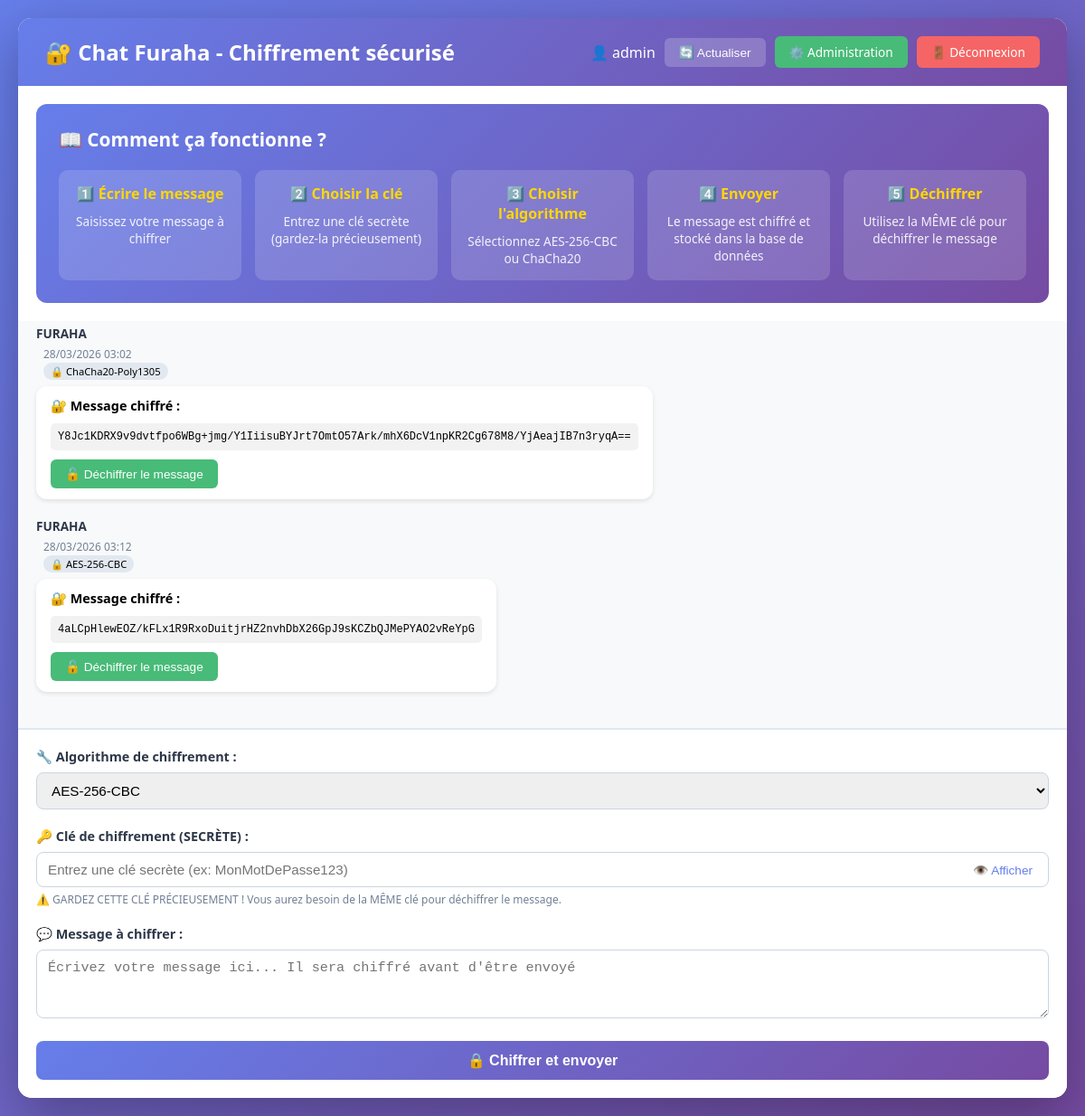
/chat.php (signed in), run on the app's committed database.
### tables this page shows
CREATE TABLE `message` (
  `id` int(11) NOT NULL,
  `contenu_chiffre` text NOT NULL,
  `date_envoi` timestamp NOT NULL DEFAULT current_timestamp(),
  `id_user` int(11) NOT NULL,
  `id_algorithme` int(11) NOT NULL
);

CREATE TABLE `utilisateur` (
  `id` int(11) NOT NULL,
  `username` varchar(50) NOT NULL,
  `password` varchar(255) NOT NULL,
  `est_bloque` tinyint(1) DEFAULT 0,
  `est_admin` tinyint(1) DEFAULT 0,
  `created_at` timestamp NOT NULL DEFAULT current_timestamp()
);

CREATE TABLE `algorithmes` (
  `id` int(11) NOT NULL,
  `libelle` varchar(100) NOT NULL,
  `created_at` timestamp NOT NULL DEFAULT current_timestamp()
);

### config.php (called while the page is built, shortened)
<?php
function estAdmin() {
    return isset($_SESSION['est_admin']) && $_SESSION['est_admin'] === true;
}
?>

### chat.php (the view, shortened to what this page needs)
<?php
require_once 'config.php';
require_once 'encrypt.php';
    ?>
    <?php
$stmt = $pdo->query("
    SELECT m.*, u.username, a.libelle as algorithme
    FROM message m
    JOIN utilisateur u ON m.id_user = u.id
    JOIN algorithmes a ON m.id_algorithme = a.id
    ORDER BY m.date_envoi DESC
    LIMIT 50
");
$messages = $stmt->fetchAll();
$stmt = $pdo->query("SELECT * FROM algorithmes");
$algorithmes = $stmt->fetchAll();
?>
<!DOCTYPE html>
<html lang="fr">
<head>
    <link rel="stylesheet" href="style.css">
</head>
<body>
    <div class="chat-container">
        <div class="chat-header">
            <h1>🔐 Chat Furaha - Chiffrement sécurisé</h1>
            <div class="header-actions">
                <span>👤 <?php echo htmlspecialchars($_SESSION['username']); ?></span>
                <button onclick="refreshMessages()" class="refresh-btn">🔄 Actualiser</button>
                <?php if (estAdmin()): ?>
                    <a href="admin.php" class="btn-admin">⚙️ Administration</a>
                <?php endif; ?>
                <a href="logout.php" class="btn-logout">🚪 Déconnexion</a>
            </div>
        </div>
        <div class="encryption-demo">
            <h3>📖 Comment ça fonctionne ?</h3>
            <div class="demo-steps">
                <div class="step">
                    <h4>1️⃣ Écrire le message</h4>
                    <p>Saisissez votre message à chiffrer</p>
                </div>
                <div class="step">
                    <h4>2️⃣ Choisir la clé</h4>
                    <p>Entrez une clé secrète (gardez-la précieusement)</p>
                </div>
                <div class="step">
                    <h4>3️⃣ Choisir l'algorithme</h4>
                    <p>Sélectionnez AES-256-CBC ou ChaCha20</p>
                </div>
                <div class="step">
                    <h4>4️⃣ Envoyer</h4>
                    <p>Le message est chiffré et stocké dans la base de données</p>
                </div>
                <div class="step">
                    <h4>5️⃣ Déchiffrer</h4>
                    <p>Utilisez la MÊME clé pour déchiffrer le message</p>
                </div>
            </div>
        </div>
        <div class="chat-messages" id="chatMessages">
            <?php if (empty($messages)): ?>
                <div style="text-align: center; color: #718096; padding: 40px;">
                    💬 Aucun message pour le moment. Soyez le premier à envoyer un message chiffré !
                </div>
            <?php else: ?>
                <?php foreach(array_reverse($messages) as $msg): ?>
                    <div class="message <?php echo $msg['id_user'] == $_SESSION['user_id'] ? 'message-own' : 'message-other'; ?>" data-msg-id="<?php echo $msg['id']; ?>">
                        <div class="message-header">
                            <strong><?php echo htmlspecialchars($msg['username']); ?></strong>
                            <small><?php echo date('d/m/Y H:i', strtotime($msg['date_envoi'])); ?></small>
                            <span class="algo-badge">🔒 <?php echo htmlspecialchars($msg['algorithme']); ?></span>
                        </div>
                        <div class="message-content" data-encrypted="<?php echo htmlspecialchars($msg['contenu_chiffre']); ?>" data-algo="<?php echo htmlspecialchars($msg['algorithme']); ?>">
                            <div class="encrypted-placeholder">
                                <p><strong>🔐 Message chiffré :</strong></p>
                                <div class="encrypted-text"><?php echo htmlspecialchars($msg['contenu_chiffre']); ?></div>
                                <button class="decrypt-btn" onclick="showDecryptPanel(this)">🔓 Déchiffrer le message</button>
                            </div>
                        </div>
                    </div>
                <?php endforeach; ?>
            <?php endif; ?>
        </div>
        <div class="chat-input">
            <form id="messageForm" onsubmit="sendMessage(event)">
                <div class="form-group">
                    <label for="algorithme">🔧 Algorithme de chiffrement :</label>
                    <select name="algorithme" id="algorithme" required>
                        <?php foreach($algorithmes as $algo): ?>
                            <option value="<?php echo htmlspecialchars($algo['libelle']); ?>">
                                <?php echo htmlspecialchars($algo['libelle']); ?>
                            </option>
                        <?php endforeach; ?>
                    </select>
                </div>
                <div class="form-group">
                    <label for="cle_chiffrement">🔑 Clé de chiffrement (SECRÈTE) :</label>
                    <div class="key-input-group">
                        <input type="password" name="cle_chiffrement" id="cle_chiffrement"
                               placeholder="Entrez une clé secrète (ex: MonMotDePasse123)" required autocomplete="off">
                        <button type="button" class="toggle-key" onclick="toggleKeyVisibility()">👁️ Afficher</button>
                    </div>
                    <small>⚠️ GARDEZ CETTE CLÉ PRÉCIEUSEMENT ! Vous aurez besoin de la MÊME clé pour déchiffrer le message.</small>
                </div>
                <div class="form-group">
                    <label for="message">💬 Message à chiffrer :</label>
                    <textarea name="message" id="message" rows="3"
                              placeholder="Écrivez votre message ici... Il sera chiffré avant d'être envoyé" required></textarea>
                </div>
                <button type="submit" class="btn-send" id="sendBtn">🔒 Chiffrer et envoyer</button>
            </form>
        </div>
    </div>
</body>
</html>

### style.css (style rules this page uses)
* { margin: 0; padding: 0; box-sizing: border-box; }
body { font-family: 'Segoe UI', Tahoma, Geneva, Verdana, sans-serif; background: linear-gradient(135deg, #667eea 0%, #764ba2 100%); min-height: 100vh; display: flex; justify-content: center; align-items: center; }
.container, .chat-container, .admin-container { width: 100%; max-width: 1200px; margin: 20px; background: white; border-radius: 10px; box-shadow: 0 10px 40px rgba(0,0,0,0.1); overflow: hidden; }
.form-group { margin-bottom: 20px; }
.form-group label { display: block; margin-bottom: 8px; font-weight: 600; color: #333; }
.form-group input, .form-group select, .form-group textarea { width: 100%; padding: 10px; border: 1px solid #ddd; border-radius: 5px; font-size: 16px; transition: border-color 0.3s; }
.btn-logout { background: #f56565; color: white; }
.btn-admin { background: #48bb78; color: white; }
.btn-send { background: #4299e1; color: white; padding: 10px 30px; }
.chat-header, .admin-header { background: #667eea; color: white; padding: 20px; display: flex; justify-content: space-between; align-items: center; flex-wrap: wrap; }
.header-actions { display: flex; gap: 10px; align-items: center; }
.chat-messages { height: 500px; overflow-y: auto; padding: 20px; background: #f7fafc; }
.message { margin-bottom: 20px; animation: fadeIn 0.3s ease-in; }
.message-other { text-align: left; }
.message-header { margin-bottom: 5px; font-size: 14px; }
.message-header strong { color: #2d3748; }
.message-header small { color: #718096; margin-left: 10px; }
.algo-badge { background: #edf2f7; padding: 2px 8px; border-radius: 12px; font-size: 10px; margin-left: 10px; }
.message-content { display: inline-block; max-width: 70%; background: white; padding: 10px 15px; border-radius: 10px; box-shadow: 0 1px 3px rgba(0,0,0,0.1); }
.decrypt-btn { background: #48bb78; color: white; border: none; padding: 5px 10px; border-radius: 5px; cursor: pointer; font-size: 12px; }
.chat-input { padding: 20px; background: white; border-top: 1px solid #e2e8f0; }

### data on the page
message: id_user.username "FURAHA", date_envoi "28/03/2026 03:02", id_algorithme.libelle "ChaCha20-Poly1305", contenu_chiffre "Y8Jc1KDRX9v9dvtfpo6WBg+jmg/Y1IiisuBYJrt7OmtO57Ark/mhX6DcV1npKR2Cg678M8/YjAeajIB7n3ryqA=="
message: id_user.username "FURAHA", date_envoi "28/03/2026 03:12", id_algorithme.libelle "AES-256-CBC", contenu_chiffre "4aLCpHlewEOZ/kFLx1R9RxoDuitjrHZ2nvhDbX26GpJ9sKCZbQJMePYAO2vReYpG"

### other printed values
$_SESSION['username'] "admin"
form field algorithme "AES-256-CBC"
